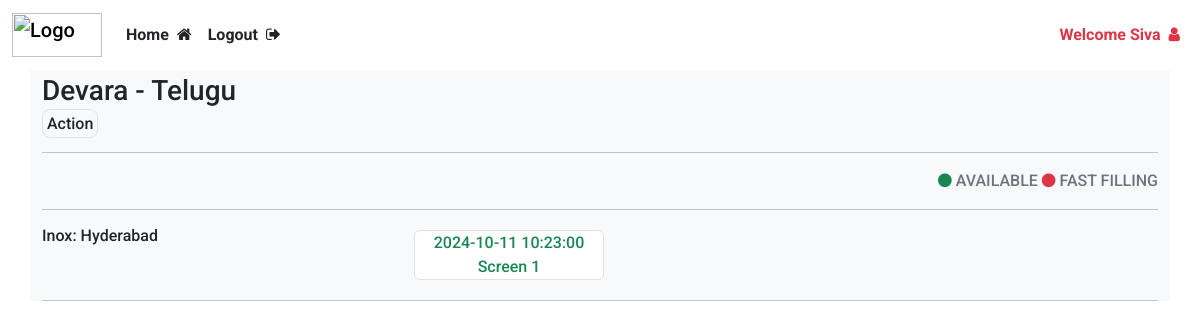
The app's page /theater/1 (signed in), older data.
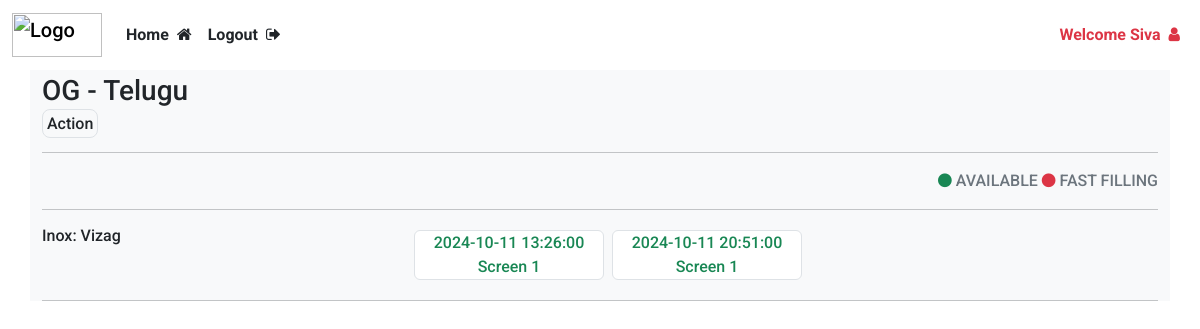
The same page, newer data.
### website/models.py (models this page shows)
class Movie(db.Model):
    id = db.Column(db.Integer, primary_key=True)
    title = db.Column(db.String(150), nullable=False)
    description = db.Column(db.Text, nullable=True)
    duration = db.Column(db.Integer, nullable=False)  # Duration in minutes
    language = db.Column(db.String(50), nullable=False)
    release_date = db.Column(db.Date, nullable=False)
    genre = db.Column(db.String(100), nullable=False)
    image = db.Column(db.String(200), nullable= True)
    screenings = db.relationship('Screening', backref='movie', lazy=True, cascade="all, delete-orphan")

class Cinema(db.Model):
    id = db.Column(db.Integer, primary_key=True)
    name = db.Column(db.String(100), nullable=False)
    location = db.Column(db.String(200), nullable=False)
    total_screens = db.Column(db.Integer, nullable=False)
    screenings = db.relationship('Screening', backref='cinema', lazy=True, cascade="all, delete")

class Screening(db.Model):
    id = db.Column(db.Integer, primary_key=True)
    movie_id = db.Column(db.Integer, db.ForeignKey('movie.id'), nullable=False)
    cinema_id = db.Column(db.Integer, db.ForeignKey('cinema.id'), nullable=False)
    screen_number = db.Column(db.Integer, nullable=False)
    start_time = db.Column(db.DateTime, nullable=False)
    end_time = db.Column(db.DateTime, nullable=False)
    price = db.Column(db.Float, nullable=False)
    bookings = db.relationship('Booking', backref='screening', lazy=True)

### website/views.py (the view)
@views.route('/theater/<int:movie_id>')
@login_required
def theater_details(movie_id):
    movie = Movie.query.get(movie_id)
    screenings = Screening.query.filter_by(movie_id = movie.id).order_by(Screening.start_time.asc()).all()
    cinemas = []
    for screening in screenings:
        cinema = Cinema.query.get(screening.cinema_id)
        if  cinema not in cinemas:
            cinemas.append(cinema)
    return render_template('theater_list.html', user= current_user, movie=movie, screenings= screenings, cinemas=cinemas)

### website/templates/theater_list.html (shortened to what this page needs)
{% extends "base.html" %}
{% block content %}
<div>
        <span class="fs-3">{{movie.title}} - </span>
        <span class="fs-3">{{movie.language}}</span><br>
        <span class="border p-1 rounded-3">{{movie.genre}}</span>
        <hr>
</div>
<div class="text-end">
    <i class="fa fa-circle text-success " aria-hidden="true"></i> <span class="text-secondary">AVAILABLE</span>
    <i class="fa fa-circle text-danger" aria-hidden="true"></i> <span class="text-secondary">FAST FILLING</span>
    <hr>
</div>
{% for cinema in cinemas %}
<div class="row mb-3">
    <div class="col-12 col-lg-4">
        <h6>{{cinema.name}}: {{cinema.location}}</h6>
    </div>
    <div class="col-12 col-lg-8">
        <div class="row d-flex flex-wrap cursor-pointer ">
            {% for screening in screenings %}
                {% if screening.cinema_id == cinema.id %}
                    <a href="{{url_for('views.show_seats', screening_id = screening.id)}}"
                       class="col-11 col-sm-6 col-md-4 col-lg-3 border text-center m-1 text-success bg-white rounded text-decoration-none">
                        <p class="mb-0" style="cursor: pointer;">{{screening.start_time}}</p>
                        <p class="mt-0 mb-0" style="cursor: pointer;">Screen {{screening.screen_number}}</p>
                    </a>
                {% endif %}
            {% endfor %}
        </div>
    </div>
</div>
<hr>
{% endfor %}
{% endblock %}

Row changes from the older to the newer data that the page shows:
removed Screening: start_time "2024-10-11 10:23:00", screen_number "1"
changed Movie "Telugu": title "Devara" → "OG"
changed Cinema "Inox": location "Hyderabad" → "Vizag"
added Screening: start_time "2024-10-11 13:26:00", screen_number "1"
added Screening: start_time "2024-10-11 20:51:00", screen_number "1"
